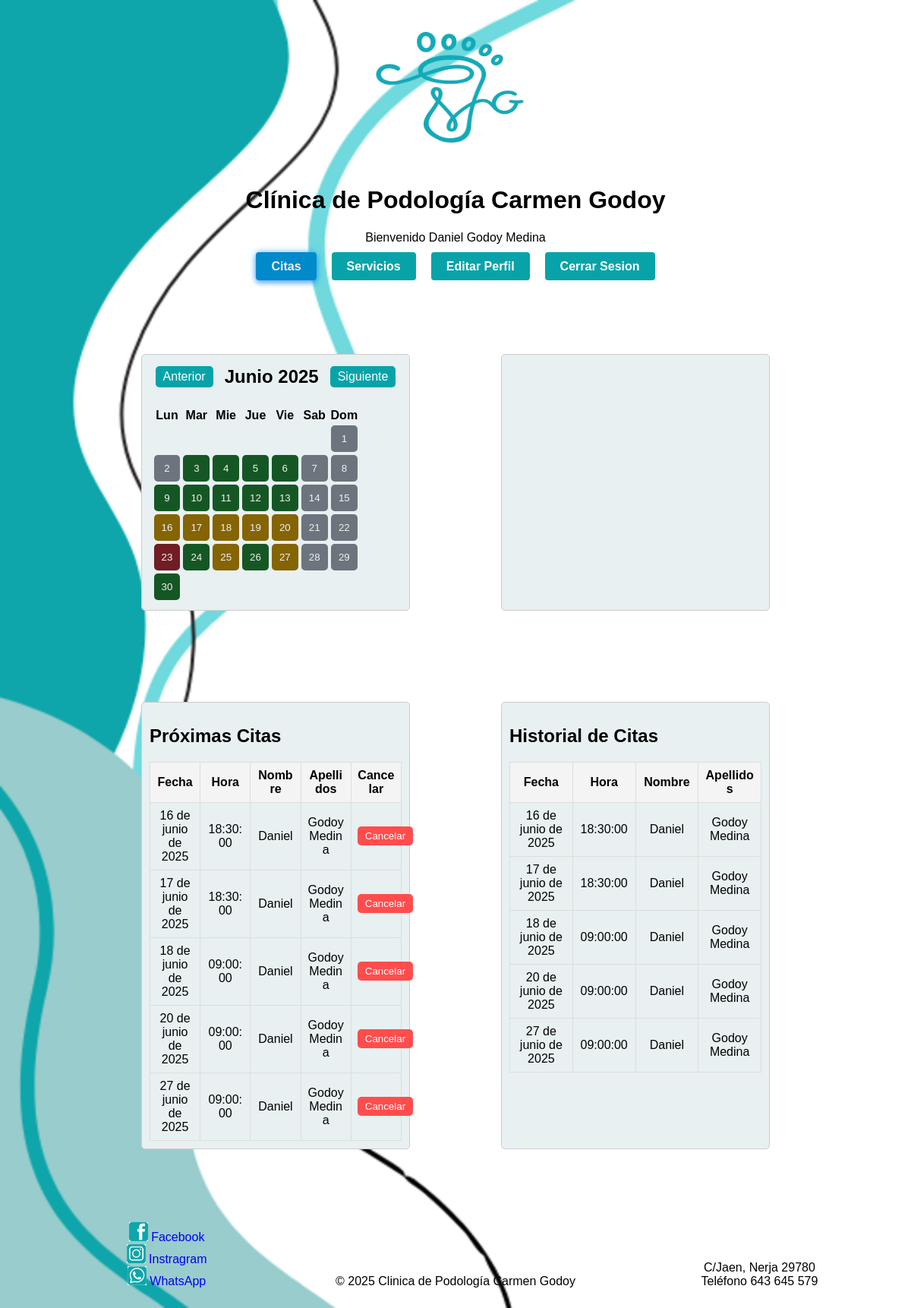
/Codigo/citas.php (signed in), run on the app's committed database.
### tables this page shows
CREATE TABLE Citas (
    idCita INT PRIMARY KEY AUTO_INCREMENT,
    fecha DATE,
    hora TIME,
    estado VARCHAR(50),
    anotaciones TEXT,
    bloqueada TINYINT(1) NOT NULL DEFAULT 0,
    confirmada TINYINT(1) NOT NULL DEFAULT 0,
    google_event_id VARCHAR(255) NULL,
    idPacientes INT,
    idAdmin INT,
    FOREIGN KEY (idPacientes) REFERENCES Pacientes(idPacientes),
    FOREIGN KEY (idAdmin) REFERENCES Admin(idAdmin)
);

CREATE TABLE Pacientes (
    idPacientes INT PRIMARY KEY AUTO_INCREMENT,
    nombre VARCHAR(50),
    apellido1 VARCHAR(50),
    apellido2 VARCHAR(50),
    email VARCHAR(100),
    telefono VARCHAR(30),
    fechaNacim DATE,
    sexo CHAR(1),
    dni VARCHAR(20) UNIQUE NOT NULL,
    pass VARCHAR(255),
    token_recuperacion VARCHAR(64) DEFAULT NULL,
    token_expira DATETIME DEFAULT NULL,
    idHistorial INT NOT NULL,
    FOREIGN KEY (idHistorial) REFERENCES Historial(idHistorial)
);

### Codigo/utilidades.php (called while the page is built, shortened)
<?php
function ruta_relativa($rutaRelativa) {
    return '/Proyecto-FCT/Codigo/' . ltrim($rutaRelativa, '/');
}
function formatearFecha($fecha) {
    $formatter = new \IntlDateFormatter(
        'es_ES',
        \IntlDateFormatter::LONG,
        \IntlDateFormatter::NONE,
        'Europe/Madrid',
        \IntlDateFormatter::GREGORIAN,
        "d 'de' MMMM 'de' yyyy"
    );
    return $formatter->format(new DateTime($fecha));
}
?>

### Codigo/validaciones/citas/proximas_citas.php (the view, shortened to what this page needs)
<link rel="stylesheet" href="./estilos/styleColores.css">
<link rel="stylesheet" href="./estilos/styleCitas.css">
<?php
require_once __DIR__ . '/../../conexion/conexion.php';
require_once __DIR__ . '/../../utilidades.php';
$esDispositivoMovil = isset($_SERVER['HTTP_USER_AGENT']) && preg_match('/Mobile|Android|iPhone|iPad/i', $_SERVER['HTTP_USER_AGENT']);
if (isset($_SESSION["idPacientes"])) {
    $idPaciente = $_SESSION["idPacientes"];
    $query = "SELECT idCita, fecha, hora, nombre, apellido1, apellido2 FROM Citas INNER JOIN Pacientes ON Citas.idPacientes = Pacientes.idPacientes WHERE Citas.fecha >= CURDATE() AND Citas.idPacientes = ? ORDER BY Citas.fecha ASC";
    $stmt = $conexion->prepare($query);
    $stmt->bind_param("i", $idPaciente);
    $esPaciente = true;
} else {
    $query = "SELECT idCita, fecha, hora, nombre, apellido1, apellido2, telefono FROM Citas INNER JOIN Pacientes ON Citas.idPacientes = Pacientes.idPacientes WHERE Citas.fecha >= CURDATE() ORDER BY Citas.fecha ASC, Citas.hora ASC";
    $stmt = $conexion->prepare($query);
    $esPaciente = false;
}
$stmt->execute();
$result = $stmt->get_result();
$proximasCitas = [];
while ($row = $result->fetch_assoc()) {
    $proximasCitas[] = $row;
}
if (!$esDispositivoMovil) {
    echo '<table class="citas" border="1">';
    echo '<tr><th>Fecha</th><th>Hora</th><th>Nombre</th><th>Apellidos</th>';
    echo ($esPaciente ? '<th>Cancelar</th>' : '') . '</tr>';
    foreach ($proximasCitas as $cita) {
        echo '<tr>';
        echo '<td>' . formatearFecha($cita['fecha']) . '</td>';
        echo '<td>' . $cita['hora'] . '</td>';
        echo '<td>' . $cita['nombre'] . '</td>';
        echo '<td>' . $cita['apellido1'] . ' ' . $cita['apellido2'] . '</td>';
        if (!$esPaciente) {
            echo '<td>' . $cita['telefono'] . '</td>';
            echo '<td><a href="' . formatearWhatsApp($cita['telefono']) . '" target="_blank"><img class="redes" src="./imagenes/whatsapp.png" alt="WhatsApp"></a></td>';
        } else {
            echo '<td><form action="' . ruta_relativa('validaciones/citas/cancelar_cita.php') . '" method="post" onsubmit="return confirm(\'¿Estás seguro de que deseas cancelar esta cita?\');">';
            echo '<button type="submit" class="btnCancelar">Cancelar</button>';
            echo '</form></td>';
        }
        echo '</tr>';
    }
    echo '</table>';
}
?>

### Codigo/validaciones/historial.php (shortened to what this page needs)
<?php
require_once __DIR__ . '/../conexion/conexion.php';
require_once __DIR__ . '/../utilidades.php';
function mostrarCitasComoTabla(array $listaCitas, bool $esAdministrador = false) {
    echo '<table class="citas" border="1">
        <tr>
            <th>Fecha</th>
            <th>Hora</th>
            <th>Nombre</th>
            <th>Apellidos</th>';
    echo '</tr>';
    foreach ($listaCitas as $cita) {
        echo '<tr>';
        echo '<td>' . formatearFecha($cita['fecha']) . '</td>';
        echo '<td>' . $cita['hora'] . '</td>';
        echo '<td>' . $cita['nombre'] . '</td>';
        echo '<td>' . $cita['apellido1'] . ' ' . $cita['apellido2'] . '</td>';
        echo '</tr>';
    }
    echo '</table>';
}
$esDispositivoMovil = isset($_SERVER['HTTP_USER_AGENT']) && preg_match('/Mobile|Android|iPhone|iPad/i', $_SERVER['HTTP_USER_AGENT']);
if (isset($_SESSION["idAdmin"])) {
    $sqlCitasAdmin = "SELECT Citas.idCita, Citas.fecha, Citas.hora, Pacientes.nombre, Pacientes.apellido1, Pacientes.apellido2, Pacientes.telefono
                      FROM Citas
                      JOIN Pacientes ON Citas.idPacientes = Pacientes.idPacientes
                      ORDER BY Citas.fecha ASC";
    $stmt = $conexion->prepare($sqlCitasAdmin);
    $stmt->execute();
    $resultado = $stmt->get_result();
    $citasTotales = [];
    while ($fila = $resultado->fetch_assoc()) {
        $citasTotales[] = $fila;
    }
    $esDispositivoMovil ? mostrarCitasComoTarjetas($citasTotales, true) : mostrarCitasComoTabla($citasTotales, true);
} else {
    $idPaciente = $_SESSION["idPacientes"];
    $sqlCitasPaciente = "SELECT Citas.idCita, Citas.fecha, Citas.hora, Pacientes.nombre, Pacientes.apellido1, Pacientes.apellido2
                         FROM Citas
                         JOIN Pacientes ON Citas.idPacientes = Pacientes.idPacientes
                         WHERE Citas.fecha BETWEEN DATE_FORMAT(CURDATE(), '%Y-%m-01') AND LAST_DAY(CURDATE())
                         AND Citas.idPacientes = ?
                         ORDER BY Citas.fecha ASC";
    $stmt = $conexion->prepare($sqlCitasPaciente);
    $stmt->bind_param("i", $idPaciente);
    $stmt->execute();
    $resultado = $stmt->get_result();
    $citasDelPaciente = [];
    while ($fila = $resultado->fetch_assoc()) {
        $citasDelPaciente[] = $fila;
    }
    $esDispositivoMovil ? mostrarCitasComoTarjetas($citasDelPaciente) : mostrarCitasComoTabla($citasDelPaciente);
}
?>

### Codigo/estilos/styleColores.css (style rules this page uses)
:root { --colorFondo: #f0f0f0; --colorTexto: #333; --colorBoton: #08A3A9; --colorBotonHover: #0f2788; --colorBotonActivoHover: #0056b3; --colorFondoClarito: #DFF5F6; --colorFondoDivs: #E8F0F1; --disponible: #155724; --semiDisponible: #856404; --noDisponible: #721c24; --fueraServicio: #6c757d; --colorCamposInvalidosFondo: #ffe6e6; --colorCamposValidosFondo: #e6ffe6; --colorActive: #008aca; }
body { font-family: 'Amazing Grotesk', sans-serif; }

### Codigo/estilos/styleCitasPaciente.css (style rules this page uses)
.btnCancelar { background-color: #ff4d4d; color: white; border: none; padding: 5px 10px; border-radius: 5px; cursor: pointer; }
table.citas { border-collapse: collapse; width: 100%; table-layout: fixed; }
table.citas th, table.citas td { border: 1px solid #ddd; text-align: center; padding: 8px; word-wrap: break-word; }
table.citas th { background-color: #f4f4f4; font-weight: bold; }

### Codigo/estilos/style.css (style rules this page uses)
body, html { margin: 0; padding: 0; min-height: 100vh; display: flex; flex-direction: column; justify-content: space-between; overflow-x: hidden; }
body { display: flex; justify-content: center; align-items: center; min-height: 100vh; margin: 0; background-image: url('../imagenes/redimension3_fondo.png'); background-size: cover; background-repeat: no-repeat; background-attachment: fixed; font-family: Amazing Grotesk, sans-serif; }

### Codigo/estilos/styleCalendario.css (style rules this page uses)
:root { --colorFondo: #f0f0f0; --colorTexto: #333; --colorBoton: #08A3A9; --colorBotonHover: #0f2788; --colorBotonActivoHover: #0056b3; --disponible: #155724; --semiDisponible: #856404; --noDisponible: #721c24; --fueraServicio: #6c757d; }

### Codigo/estilos/styleCitas.css (style rules this page uses)
:root { --colorFondo: #f0f0f0; --colorTexto: #333; --colorBoton: #08A3A9; --colorBotonHover: #0f2788; --colorFondo: #DFF5F6; --colorFondoDivs: #E8F0F1; }
table.citas { border-collapse: collapse; width: 100%; table-layout: fixed; border: 1px solid #ccc; }
table.citas th, table.citas td { border: 1px solid #ddd; text-align: center; padding: 8px; word-wrap: break-word; }
table.citas th { background-color: #f4f4f4; font-weight: bold; }
.btnCancelar { background-color: #ff4d4d; color: white; border: none; padding: 5px 10px; border-radius: 5px; cursor: pointer; }

### data on the page
citas: fecha "16 de junio de 2025", hora "18:30:00", idPacientes.nombre "Daniel", idPacientes.apellido1 "Godoy", idPacientes.apellido2 "Medina"
citas: fecha "17 de junio de 2025", hora "18:30:00", idPacientes.nombre "Daniel", idPacientes.apellido1 "Godoy", idPacientes.apellido2 "Medina"
citas: fecha "18 de junio de 2025", hora "09:00:00", idPacientes.nombre "Daniel", idPacientes.apellido1 "Godoy", idPacientes.apellido2 "Medina"
citas: fecha "20 de junio de 2025", hora "09:00:00", idPacientes.nombre "Daniel", idPacientes.apellido1 "Godoy", idPacientes.apellido2 "Medina"
citas: fecha "27 de junio de 2025", hora "09:00:00", idPacientes.nombre "Daniel", idPacientes.apellido1 "Godoy", idPacientes.apellido2 "Medina"

### other printed values
$_SESSION['nombre'] "Daniel"
$_SESSION['apellido1'] "Godoy"
$apellido2 "Medina"
$nombreMeses[(int)$mes] "Junio"
$year "2025"
